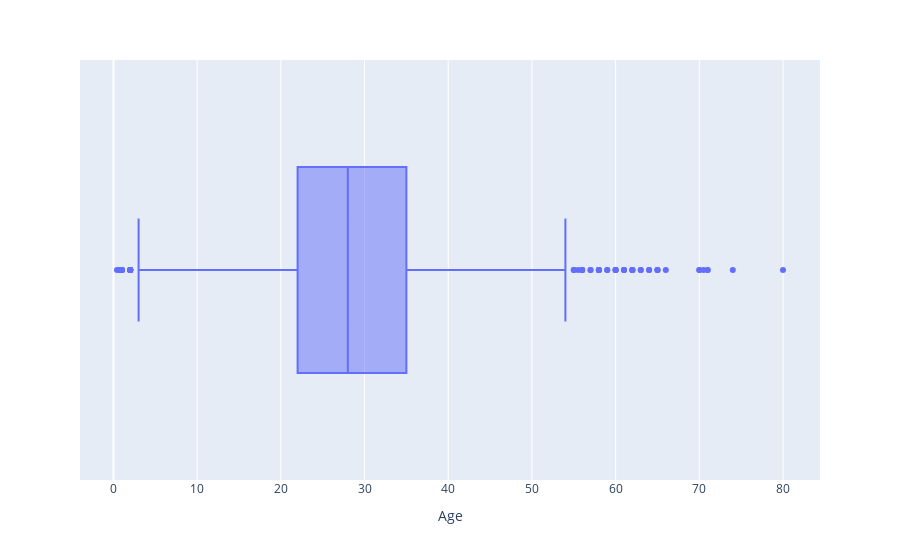

Notebook source saved alongside this figure:
### Markdown cell above
# Detecting outliers
1.IQR

2.z-score

### Code cell
fig=px.box(copy_df,x='Age')
fig.show()

### Figure 1 — Plotly figure (JSON) as saved in the notebook; plotly's stock layout.template omitted (floating-point values rounded to 4 significant figures; data arrays with more than 128 entries replaced by an {"elided": "..."} marker saying what was removed)
{"data": [{"alignmentgroup": "True", "hovertemplate": "Age=%{x}<extra></extra>", "legendgroup": "", "marker": {"color": "#636efa"}, "name": "", "notched": false, "offsetgroup": "", "orientation": "h", "showlegend": false, "type": "box", "x": {"elided": "891 float values"}, "x0": " ", "xaxis": "x", "y0": " ", "yaxis": "y"}], "layout": {"autosize": true, "boxmode": "group", "legend": {"tracegroupgap": 0}, "margin": {"t": 60}, "xaxis": {"anchor": "y", "autorange": true, "domain": [0, 1], "range": [-4.001, 84.42], "title": {"text": "Age"}, "type": "linear"}, "yaxis": {"anchor": "x", "autorange": true, "domain": [0, 1], "range": [-0.5, 0.5], "type": "category"}}}
